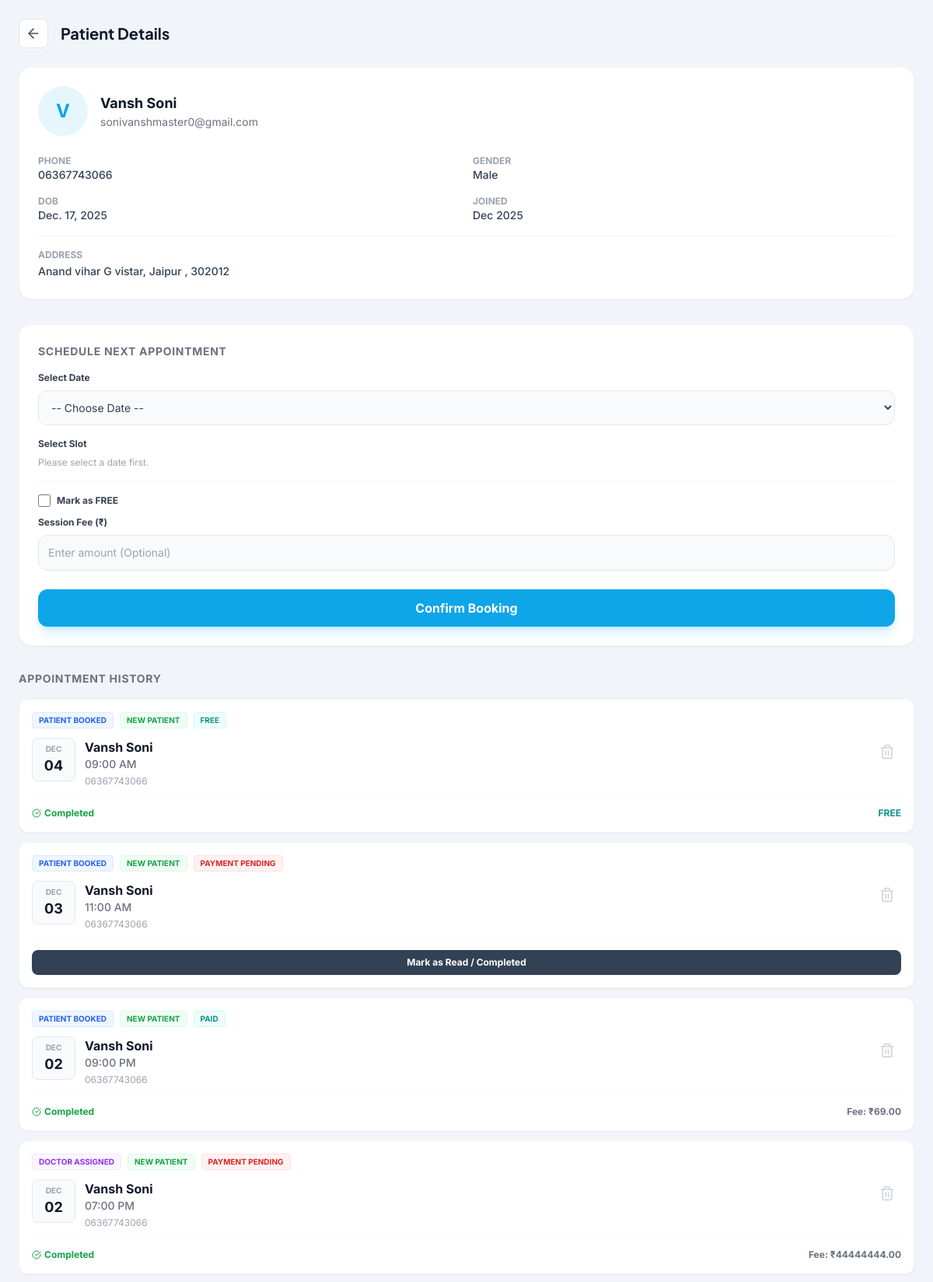
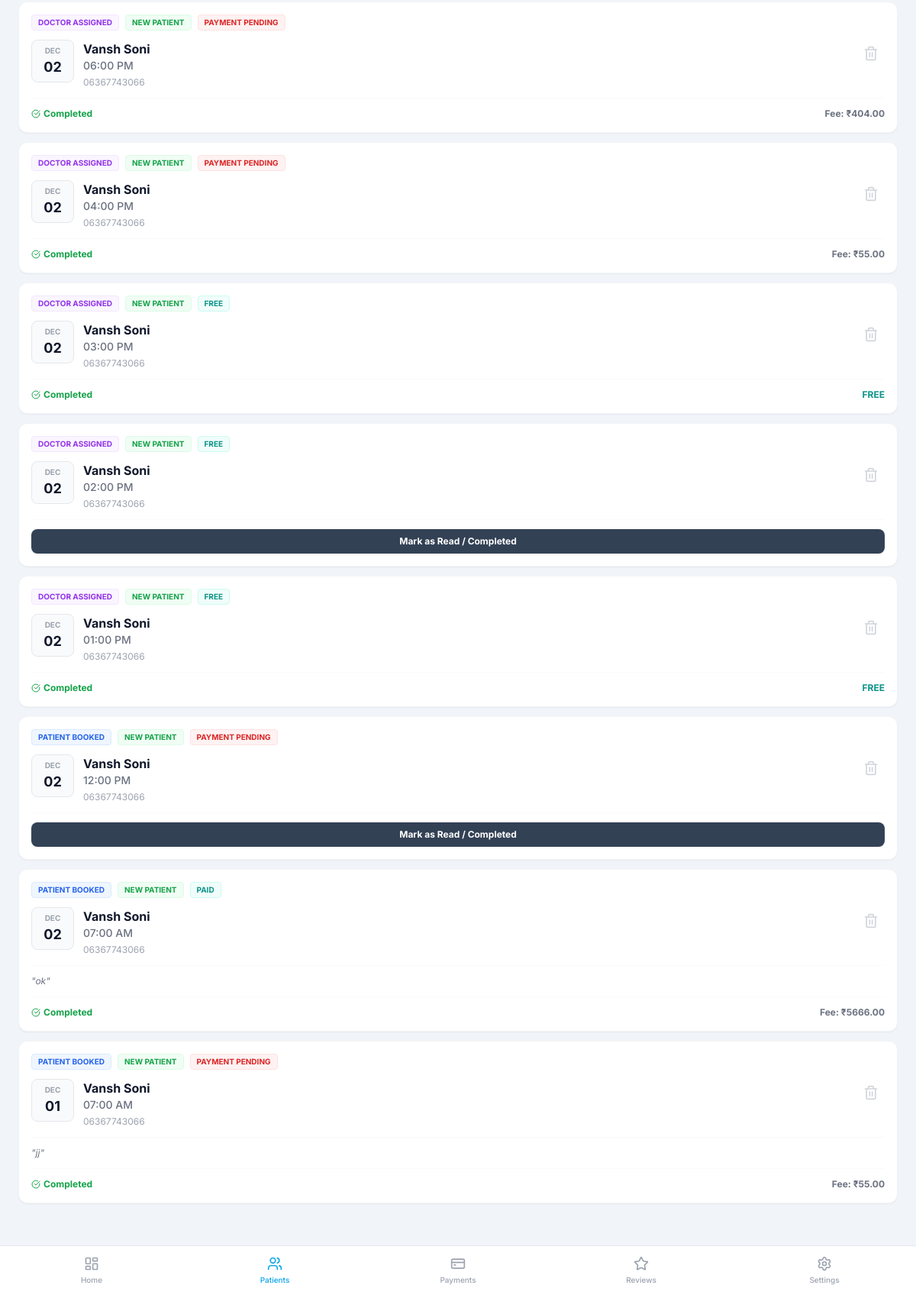
The app's page /custom-admin/patients/1/ (signed in) with its own data (2 pictures, top to bottom).
### accounts/models.py (models this page shows, shortened)
class Patient(models.Model):
    GENDER_CHOICES = [
        ('M', 'Male'),
        ('F', 'Female'),
        ('O', 'Other'),
    ]
    user = models.OneToOneField(User, on_delete=models.CASCADE)
    full_name = models.CharField(max_length=120)
    email = models.EmailField()
    phone = models.CharField(max_length=20, unique=True)
    dob = models.DateField(null=True, blank=True)
    gender = models.CharField(max_length=1, choices=GENDER_CHOICES)
    country = models.CharField(max_length=50)
    address = models.TextField(null=True, blank=True)
    created_at = models.DateTimeField(auto_now_add=True)

### appointments/models.py (models this page shows, shortened)
class Appointment(models.Model):
    STATUS_CHOICES = [
        ('PENDING', 'Pending'),
        ('CONFIRMED', 'Confirmed'),
        ('COMPLETED', 'Completed'),
        ('CANCELLED', 'Cancelled'),
    ]
    PAYMENT_STATUS_CHOICES = [
        ('PENDING', 'Pending'),
        ('PAID', 'Paid'),
        ('FAILED', 'Failed'),
    ]
    BOOKING_SOURCE_CHOICES = [
        ('PATIENT', 'Patient'),
        ('DOCTOR', 'Doctor'),
    ]
    patient = models.ForeignKey(Patient, on_delete=models.CASCADE, related_name='appointments')
    slot = models.ForeignKey(DailySlot, on_delete=models.CASCADE, related_name='appointments')
    status = models.CharField(max_length=20, choices=STATUS_CHOICES, default='CONFIRMED') # Default confirmed for patient booking
    payment_status = models.CharField(max_length=20, choices=PAYMENT_STATUS_CHOICES, default='PENDING')
    booking_source = models.CharField(max_length=10, choices=BOOKING_SOURCE_CHOICES, default='PATIENT')
    symptoms = models.TextField(blank=True, null=True)
    fee = models.DecimalField(max_digits=10, decimal_places=2, null=True, blank=True)
    is_free = models.BooleanField(default=False)
    razorpay_order_id = models.CharField(max_length=100, null=True, blank=True)
    razorpay_payment_id = models.CharField(max_length=100, null=True, blank=True)
    razorpay_signature = models.CharField(max_length=200, null=True, blank=True)
    created_at = models.DateTimeField(auto_now_add=True)
    updated_at = models.DateTimeField(auto_now=True)

class DailySlot(models.Model):
    date = models.DateField()
    time = models.TimeField()
    capacity = models.PositiveIntegerField(default=1)
    booked_count = models.PositiveIntegerField(default=0)
    is_active = models.BooleanField(default=True)
    class Meta:
        unique_together = ('date', 'time')
        ordering = ['date', 'time']

### adminpanel/views.py (the view)
# urls.py: path('patients/<int:patient_id>/', views.patient_detail, name='patient_detail'),
@login_required
def patient_detail(request, patient_id):
    patient = get_object_or_404(Patient, id=patient_id)
    appointments = patient.appointments.all().order_by('-slot__date', '-slot__time')
    today = timezone.now().date()
    dates = []
    for i in range(14):
        d = today + timedelta(days=i)
        dates.append({
            'value': d.strftime('%Y-%m-%d'),
            'label': d.strftime('%a, %d %b')
        })
    context = {
        'patient': patient,
        'appointments': appointments,
        'dates': dates,
        'active_tab': 'patients'
    }
    return render(request, 'adminpanel/patient_detail.html', context)

### templates/adminpanel/patient_detail.html (shortened to what this page needs)
{% extends 'adminpanel/base_mobile.html' %}
{% block content %}
<div class="p-6">
    <div class="flex items-center gap-4 mb-6">
        <a href="{% url 'adminpanel:patients' %}" class="bg-white p-2 rounded-lg border border-gray-200 hover:bg-gray-50 transition-colors">
            <i data-lucide="arrow-left" class="w-5 h-5 text-gray-600"></i>
        </a>
        <h1 class="text-xl font-heading font-bold text-primary">Patient Details</h1>
    </div>
    <div class="bg-white p-6 rounded-2xl border border-gray-100 shadow-sm mb-8">
        <div class="flex items-center gap-4 mb-6">
            <div class="w-16 h-16 bg-accent/10 text-accent rounded-full flex items-center justify-center text-2xl font-bold">
                {{ patient.full_name|first }}
            </div>
            <div>
                <h2 class="text-lg font-bold text-primary">{{ patient.full_name }}</h2>
                <p class="text-sm text-gray-500">{{ patient.email }}</p>
            </div>
        </div>
        <div class="grid grid-cols-2 gap-4 text-sm">
            <div>
                <span class="block text-xs text-gray-400 uppercase font-bold">Phone</span>
                <span class="font-medium text-secondary">{{ patient.phone }}</span>
            </div>
            <div>
                <span class="block text-xs text-gray-400 uppercase font-bold">Gender</span>
                <span class="font-medium text-secondary">{{ patient.get_gender_display }}</span>
            </div>
            <div>
                <span class="block text-xs text-gray-400 uppercase font-bold">DOB</span>
                <span class="font-medium text-secondary">{{ patient.dob|default:"-" }}</span>
            </div>
            <div>
                <span class="block text-xs text-gray-400 uppercase font-bold">Joined</span>
                <span class="font-medium text-secondary">{{ patient.created_at|date:"M Y" }}</span>
            </div>
        </div>
        {% if patient.address %}
        <div class="mt-4 pt-4 border-t border-gray-100">
            <span class="block text-xs text-gray-400 uppercase font-bold">Address</span>
            <span class="font-medium text-secondary text-sm">{{ patient.address }}</span>
        </div>
        {% endif %}
    </div>
    <div class="bg-white p-6 rounded-2xl border border-gray-100 shadow-sm mb-8">
        <h3 class="text-sm font-bold text-gray-500 uppercase tracking-wider mb-4">Schedule Next Appointment</h3>
        <form action="{% url 'adminpanel:doctor_book' patient.id %}" method="POST">
            <div class="mb-4">
                <label class="block text-xs font-bold text-gray-700 mb-2">Select Date</label>
                <select id="date-select" class="w-full p-3 bg-gray-50 rounded-xl border border-gray-200 text-sm outline-none focus:border-accent" onchange="loadSlots(this.value)">
                    <option value="">-- Choose Date --</option>
                </select>
            </div>
            <div class="mb-4">
                <label class="block text-xs font-bold text-gray-700 mb-2">Select Slot</label>
                <div id="slot-container" class="grid grid-cols-3 gap-2">
                    <p class="text-xs text-gray-400 col-span-3">Please select a date first.</p>
                </div>
            </div>
            <div class="mb-6 pt-4 border-t border-gray-100">
                <div class="flex items-center gap-2 mb-3">
                    <input type="checkbox" id="book_is_free" name="is_free" class="w-4 h-4 text-accent rounded border-gray-300 focus:ring-accent" onchange="toggleBookFeeInput()">
                    <label for="book_is_free" class="text-xs font-bold text-gray-700">Mark as FREE</label>
                </div>
                <div id="book_fee_input_container">
                    <label class="block text-xs font-bold text-gray-700 mb-2">Session Fee (₹)</label>
                    <input type="number" name="fee" class="w-full p-3 bg-gray-50 rounded-xl border border-gray-200 text-sm outline-none focus:border-accent" placeholder="Enter amount (Optional)">
                </div>
            </div>
            <button type="submit" class="w-full bg-accent hover:bg-sky-600 text-white font-bold py-3 rounded-xl shadow-lg shadow-sky-500/20 transition-all">
                Confirm Booking
            </button>
        </form>
    </div>
    <div>
        <h3 class="text-sm font-bold text-gray-500 uppercase tracking-wider mb-4">Appointment History</h3>
        {% if appointments %}
            <div class="space-y-3">
                {% for appt in appointments %}
                    {% include 'adminpanel/components/appointment_card.html' with appt=appt %}
                {% endfor %}
            </div>
        {% else %}
            <p class="text-gray-400 text-sm">No history available.</p>
        {% endif %}
    </div>
</div>
{% endblock %}

### templates/adminpanel/components/appointment_card.html (shortened to what this page needs)
<div class="bg-white p-4 rounded-xl border border-gray-100 shadow-sm relative overflow-hidden group">
    <div class="flex gap-2 mb-3 flex-wrap">
        {% if appt.booking_source == 'DOCTOR' %}
            <span class="bg-purple-50 text-purple-600 text-[10px] font-bold px-2 py-0.5 rounded border border-purple-100">DOCTOR ASSIGNED</span>
        {% else %}
            <span class="bg-blue-50 text-blue-600 text-[10px] font-bold px-2 py-0.5 rounded border border-blue-100">PATIENT BOOKED</span>
        {% endif %}
        {% if appt.is_repeated %}
            <span class="bg-orange-50 text-orange-600 text-[10px] font-bold px-2 py-0.5 rounded border border-orange-100">REPEATED</span>
        {% else %}
            <span class="bg-green-50 text-green-600 text-[10px] font-bold px-2 py-0.5 rounded border border-green-100">NEW PATIENT</span>
        {% endif %}
        {% if appt.status == 'CANCELLED' %}
             <span class="bg-red-50 text-red-600 text-[10px] font-bold px-2 py-0.5 rounded border border-red-100">CANCELLED</span>
        {% elif appt.is_free %}
             <span class="bg-teal-50 text-teal-600 text-[10px] font-bold px-2 py-0.5 rounded border border-teal-100">FREE</span>
        {% elif appt.payment_status == 'PAID' %}
             <span class="bg-teal-50 text-teal-600 text-[10px] font-bold px-2 py-0.5 rounded border border-teal-100">PAID</span>
        {% else %}
             <span class="bg-red-50 text-red-600 text-[10px] font-bold px-2 py-0.5 rounded border border-red-100">PAYMENT PENDING</span>
        {% endif %}
    </div>
    <div class="flex justify-between items-start">
        <div class="flex gap-3">
            <div class="flex flex-col items-center justify-center bg-gray-50 rounded-lg w-14 h-14 border border-gray-200">
                <span class="text-[10px] font-bold text-gray-400 uppercase">{{ appt.slot.date|date:"M" }}</span>
                <span class="text-lg font-bold text-primary">{{ appt.slot.date|date:"d" }}</span>
            </div>
            <div>
                <h3 class="font-bold text-primary text-base">{{ appt.patient.full_name }}</h3>
                <p class="text-sm text-gray-500 font-medium">{{ appt.slot.time|date:"h:i A" }}</p>
                <p class="text-xs text-gray-400 mt-1">{{ appt.patient.phone }}</p>
            </div>
        </div>
        <form action="{% url 'adminpanel:delete_appointment' appt.id %}" method="POST" onsubmit="return confirm('Are you sure you want to delete this appointment?');">
            <button type="submit" class="p-2 text-gray-300 hover:text-red-500 transition-colors">
                <i data-lucide="trash-2" class="w-5 h-5"></i>
            </button>
        </form>
    </div>
    {% if appt.symptoms %}
    <div class="mt-3 pt-3 border-t border-gray-50">
        <p class="text-xs text-gray-500 italic line-clamp-2">"{{ appt.symptoms }}"</p>
    </div>
    {% endif %}
    <div class="mt-3 pt-3 border-t border-gray-50">
        {% if appt.status == 'COMPLETED' %}
            <div class="flex justify-between items-center">
                <span class="text-xs font-bold text-green-600 flex items-center gap-1">
                    <i data-lucide="check-circle" class="w-3 h-3"></i> Completed
                </span>
                <span class="text-xs font-bold text-gray-500">
                    {% if appt.is_free %}
                        <span class="text-teal-600 font-bold">FREE</span>
                    {% else %}
                        Fee: ₹{{ appt.fee }}
                    {% endif %}
                </span>
            </div>
        {% else %}
            <button onclick="toggleFeeForm('fee-form-{{ appt.id }}')" class="w-full text-center text-xs font-bold text-white bg-secondary hover:bg-gray-700 py-2 rounded-lg transition-colors shadow-sm">
                Mark as Read / Completed
            </button>
        {% endif %}
    </div>
</div>

### records on screen
Patient: full_name|first "V", full_name "Vansh Soni", email "sonivanshmaster0@gmail.com", phone "06367743066", gender "Male", dob "Dec. 17, 2025", created_at "Dec 2025", address "Anand vihar G vistar, Jaipur , 302012"
Appointment: booking_source "PATIENT BOOKED", status "FREE", slot "DEC", slot "04", patient.full_name "Vansh Soni", slot.time "09:00 AM", patient.phone "06367743066"
Appointment: booking_source "PATIENT BOOKED", status "PAYMENT PENDING", slot "DEC", slot "03", patient.full_name "Vansh Soni", slot.time "11:00 AM", patient.phone "06367743066"
Appointment: booking_source "PATIENT BOOKED", status "PAID", slot "DEC", slot "02", patient.full_name "Vansh Soni", slot.time "09:00 PM", patient.phone "06367743066", fee "69.00"
Appointment: booking_source "DOCTOR ASSIGNED", status "PAYMENT PENDING", slot "DEC", slot "02", patient.full_name "Vansh Soni", slot.time "07:00 PM", patient.phone "06367743066", fee "44444444.00"
Appointment: booking_source "DOCTOR ASSIGNED", status "PAYMENT PENDING", slot "DEC", slot "02", patient.full_name "Vansh Soni", slot.time "06:00 PM", patient.phone "06367743066", fee "404.00"
Appointment: booking_source "DOCTOR ASSIGNED", status "PAYMENT PENDING", slot "DEC", slot "02", patient.full_name "Vansh Soni", slot.time "04:00 PM", patient.phone "06367743066", fee "55.00"
Appointment: booking_source "DOCTOR ASSIGNED", status "FREE", slot "DEC", slot "02", patient.full_name "Vansh Soni", slot.time "03:00 PM", patient.phone "06367743066"
Appointment: booking_source "DOCTOR ASSIGNED", status "FREE", slot "DEC", slot "02", patient.full_name "Vansh Soni", slot.time "02:00 PM", patient.phone "06367743066"
Appointment: booking_source "DOCTOR ASSIGNED", status "FREE", slot "DEC", slot "02", patient.full_name "Vansh Soni", slot.time "01:00 PM", patient.phone "06367743066"
Appointment: booking_source "PATIENT BOOKED", status "PAYMENT PENDING", slot "DEC", slot "02", patient.full_name "Vansh Soni", slot.time "12:00 PM", patient.phone "06367743066"
Appointment: booking_source "PATIENT BOOKED", status "PAID", slot "DEC", slot "02", patient.full_name "Vansh Soni", slot.time "07:00 AM", patient.phone "06367743066", symptoms "ok", fee "5666.00"
Appointment: booking_source "PATIENT BOOKED", status "PAYMENT PENDING", slot "DEC", slot "01", patient.full_name "Vansh Soni", slot.time "07:00 AM", patient.phone "06367743066", symptoms "jj", fee "55.00"
